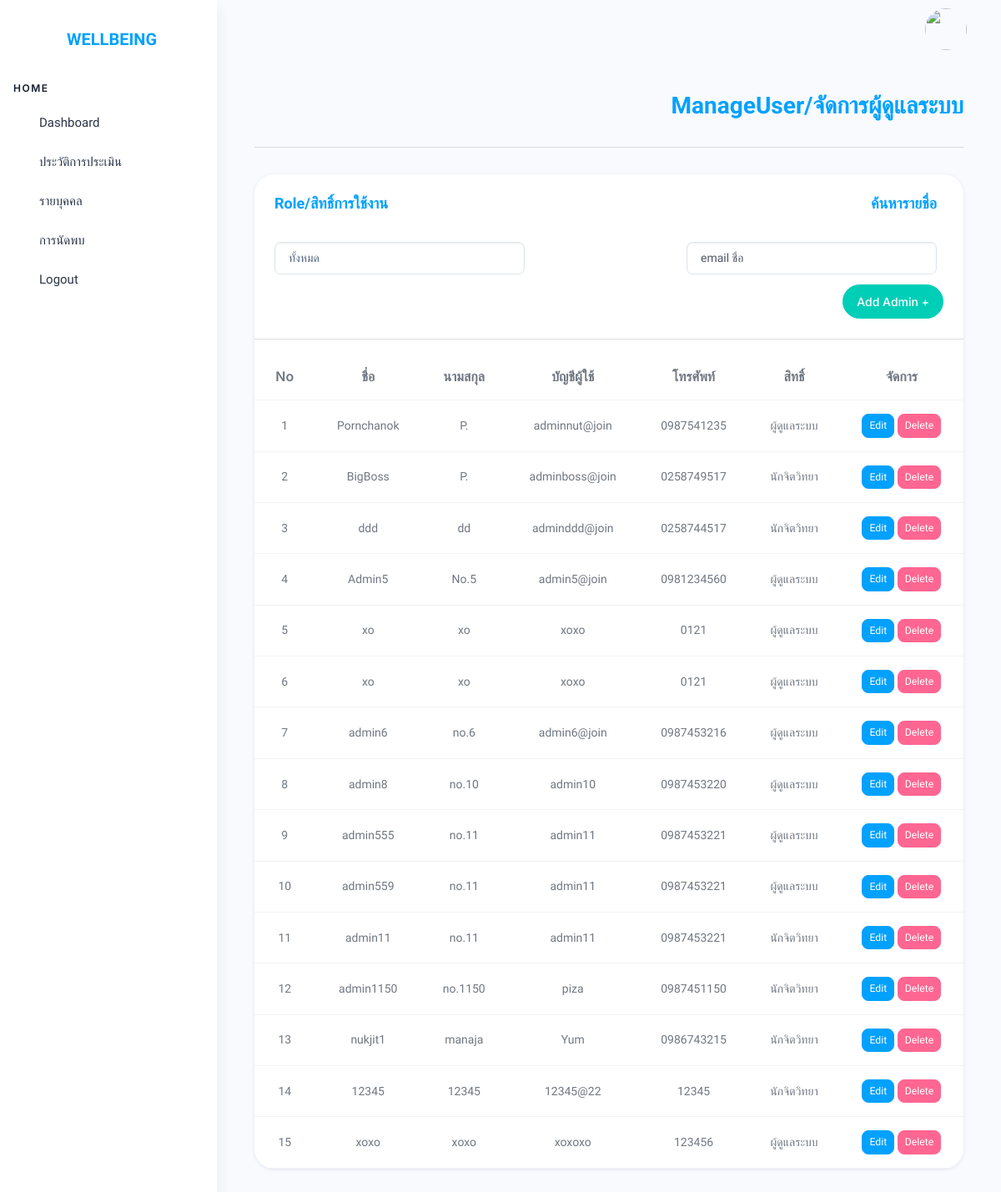
The page /src/php/manage_admin.php on the database its author committed.
### tables this page shows
CREATE TABLE `manageadmin` (
  `id` int(11) NOT NULL,
  `firstname` varchar(255) NOT NULL,
  `lastname` varchar(255) NOT NULL,
  `username` varchar(255) NOT NULL,
  `password` varchar(255) NOT NULL,
  `phone` varchar(255) NOT NULL,
  `role_id` int(11) DEFAULT NULL,
  `createdAt` datetime NOT NULL,
  `updatedAt` datetime NOT NULL
);

CREATE TABLE `role` (
  `id` int(11) NOT NULL,
  `role` varchar(255) NOT NULL,
  `createdAt` datetime NOT NULL,
  `updatedAt` datetime NOT NULL
);

### src/php/manage_admin.php (the view, shortened to what this page needs)
<?php
require 'connect.php';
$sql = "SELECT manageadmin.*, role.role FROM manageadmin
        LEFT JOIN role ON manageadmin.role_id = role.id";
$stmt = $conn->query($sql);
$users = $stmt->fetchAll(PDO::FETCH_ASSOC);
?>
<!doctype html>
<html lang="en">
<head>
    <link rel="stylesheet" href="../assets/css/styles.min.css" />
    <link rel="stylesheet" href="../assets/css/addQ.css" />
    <link rel="stylesheet" href="../assets/css/notification.css">
</head>
<body>
    <div class="page-wrapper" id="main-wrapper" data-layout="vertical" data-navbarbg="skin6" data-sidebartype="full"
        data-sidebar-position="fixed" data-header-position="fixed">
        <?php include 'sidebar.php'; ?>
        <div class="body-wrapper">
            <?php include 'header.php'; ?>
            <div class="body-wrapper-inner">
                <div class="container-fluid">
                    <h2 class="head-topic text-primary pb-3">ManageUser/จัดการผู้ดูแลระบบ</h2>
                    <hr class="p-md-2">
                    <div class="row">
                        <div class="col-lg-12 d-flex align-items-stretch">
                            <div class="card w-100 overflow-hidden">
                                <div class="card-body pb-0 d-flex align-items-center justify-content-between mb-2">
                                    <h4 class="fs- mb-1 card-title text-primary me-2">Role/สิทธิ์การใช้งาน</h4>
                                    <h4 class="fs- mb-1 card-title text-primary me-2">ค้นหารายชื่อ</h4>
                                </div>
                                <div class="card-body pb-0 d-flex align-items-center justify-content-between mb-2">
                                    <select id="roleFilter" class="form-control option w-40">
                                        <option value="all">ทั้งหมด</option>
                                    </select>
                                    <input type="text" id="searchInput" class="form-control w-20 me-2"
                                        placeholder="email ชื่อ ">
                                </div>
                                <div class="card-body py-1 d-flex align-items-center justify-content-end mb-1">
                                    <button type="button" class="btn btn-success" data-bs-toggle="modal"
                                        data-bs-target="#addAdminModal">
                                        Add Admin +
                                    </button>
                                </div>
                                <hr>
                                <div data-simplebar class="position-relative">
                                    <div id="searchResult" class="table-responsive products-tabel" data-simplebar>
                                        <table class="table text-nowrap mb-0 align-middle table-hover">
                                            <thead class="fs-4">
                                                <th>No</th>
                                                <th>ชื่อ</th>
                                                <th>นามสกุล</th>
                                                <th>บัญชีผู้ใช้</th>
                                                <th>โทรศัพท์</th>
                                                <th>สิทธิ์</th>
                                                <th>จัดการ</th>
                                            </thead>
                                            <tbody>
                                                <?php $count = 1;
                                                if ($users): ?>
                                                    <?php foreach ($users as $user): ?>
                                                        <tr>
                                                            <td><?= htmlspecialchars($count++); ?></td>
                                                            <td><?= htmlspecialchars($user['firstname']); ?></td>
                                                            <td><?= htmlspecialchars($user['lastname']); ?></td>
                                                            <td><?= htmlspecialchars($user['username']); ?></td>
                                                            <td><?= htmlspecialchars($user['phone']); ?></td>
                                                            <td><?= htmlspecialchars($user['role']); ?></td>
                                                            <td>
                                                                <button class="btn btn-primary btn-sm edit-btn">Edit</button>
                                                                <button class="btn btn-danger btn-sm delete-btn"
                                                                    data-id="<?= $user['id']; ?>">Delete</button>
                                                            </td>
                                                        </tr>
                                                    <?php endforeach; ?>
                                                <?php else: ?>
                                                    <tr>
                                                        <td colspan="8" class="text-center">ไม่มีข้อมูลผู้ใช้งาน</td>
                                                    </tr>
                                                <?php endif; ?>
                                            </tbody>
                                        </table>
                                    </div>
                                </div>
                            </div>
                        </div>
                    </div>
                </div>
            </div>
        </div>
    </div>
</body>
</html>

### src/php/sidebar.php (shortened to what this page needs)
<aside class="left-sidebar">
    <div>
        <div class="brand-logo d-flex align-items-center justify-content-center mt-3">
            <a href="./index.php" class="text-nowrap logo-img">
                <h3 class="logohead text-primary fs-6">WELLBEING</h3>
            </a>
        </div>
        <nav class="sidebar-nav scroll-sidebar" data-simplebar="">
            <ul id="sidebarnav">
                <li class="nav-small-cap">
                    <span class="hide-menu">Home</span>
                </li>
                <li class="sidebar-item">
                    <a class="sidebar-link" href="index.php">
                        <span class="hide-menu">Dashboard</span>
                    </a>
                </li>
                <li class="sidebar-item">
                    <a class="sidebar-link" href="recordmain.php">
                        <span class="hide-menu">ประวัติการประเมิน</span>
                    </a>
                </li>
                <li class="sidebar-item">
                    <a class="sidebar-link" href="individual.php">
                        <span class="hide-menu">รายบุคคล</span>
                    </a>
                </li>
                <li class="sidebar-item">
                    <a class="sidebar-link" href="meeting.php">
                        <span class="hide-menu">การนัดพบ</span>
                    </a>
                </li>
                <li class="sidebar-item">
                    <a class="sidebar-link" href="login.php">
                        <span class="hide-menu">Logout</span>
                    </a>
                </li>
            </ul>
        </nav>
    </div>
</aside>

### src/php/header.php (shortened to what this page needs)
<header class="app-header">
    <nav class="navbar navbar-expand-lg navbar-light">
        <ul class="navbar-nav">
            <li class="nav-item">
                <a class="nav-link" href="javascript:void(0)" id="notificationBell">
                </a>
            </li>
        </ul>
        <div class="navbar-collapse justify-content-end px-0" id="navbarNav">
            <ul class="navbar-nav flex-row ms-auto align-items-center justify-content-end">
                <li class="nav-item dropdown">
                    <a class="nav-link" href="javascript:void(0)" id="drop2" data-bs-toggle="dropdown"
                        aria-expanded="false">
                        <img src="<?php echo $profileImage; ?>" width="50" height="50"
                            class="rounded-circle">
                    </a>
                </li>
            </ul>
        </div>
    </nav>
</header>

### src/assets/css/addQ.css (style rules this page uses)
.head-topic { text-align: end; }
td { text-align: center; }

### rows shown on the page
manageadmin: firstname "Pornchanok", lastname "P.", username "adminnut@join", phone "0987541235", role.role "ผู้ดูแลระบบ"
manageadmin: firstname "BigBoss", lastname "P.", username "adminboss@join", phone "0258749517", role.role "นักจิตวิทยา"
manageadmin: firstname "ddd", lastname "dd", username "adminddd@join", phone "0258744517", role.role "นักจิตวิทยา"
manageadmin: firstname "Admin5", lastname "No.5", username "admin5@join", phone "0981234560", role.role "ผู้ดูแลระบบ"
manageadmin: firstname "xo", lastname "xo", username "xoxo", phone "0121", role.role "ผู้ดูแลระบบ"
manageadmin: firstname "xo", lastname "xo", username "xoxo", phone "0121", role.role "ผู้ดูแลระบบ"
manageadmin: firstname "admin6", lastname "no.6", username "admin6@join", phone "0987453216", role.role "ผู้ดูแลระบบ"
manageadmin: firstname "admin8", lastname "no.10", username "admin10", phone "0987453220", role.role "ผู้ดูแลระบบ"
manageadmin: firstname "admin555", lastname "no.11", username "admin11", phone "0987453221", role.role "ผู้ดูแลระบบ"
manageadmin: firstname "admin559", lastname "no.11", username "admin11", phone "0987453221", role.role "ผู้ดูแลระบบ"
manageadmin: firstname "admin11", lastname "no.11", username "admin11", phone "0987453221", role.role "นักจิตวิทยา"
manageadmin: firstname "admin1150", lastname "no.1150", username "piza", phone "0987451150", role.role "นักจิตวิทยา"
manageadmin: firstname "nukjit1", lastname "manaja", username "Yum", phone "0986743215", role.role "นักจิตวิทยา"
manageadmin: firstname "12345", lastname "12345", username "12345@22", phone "12345", role.role "นักจิตวิทยา"
manageadmin: firstname "xoxo", lastname "xoxo", username "xoxoxo", phone "123456", role.role "ผู้ดูแลระบบ"
